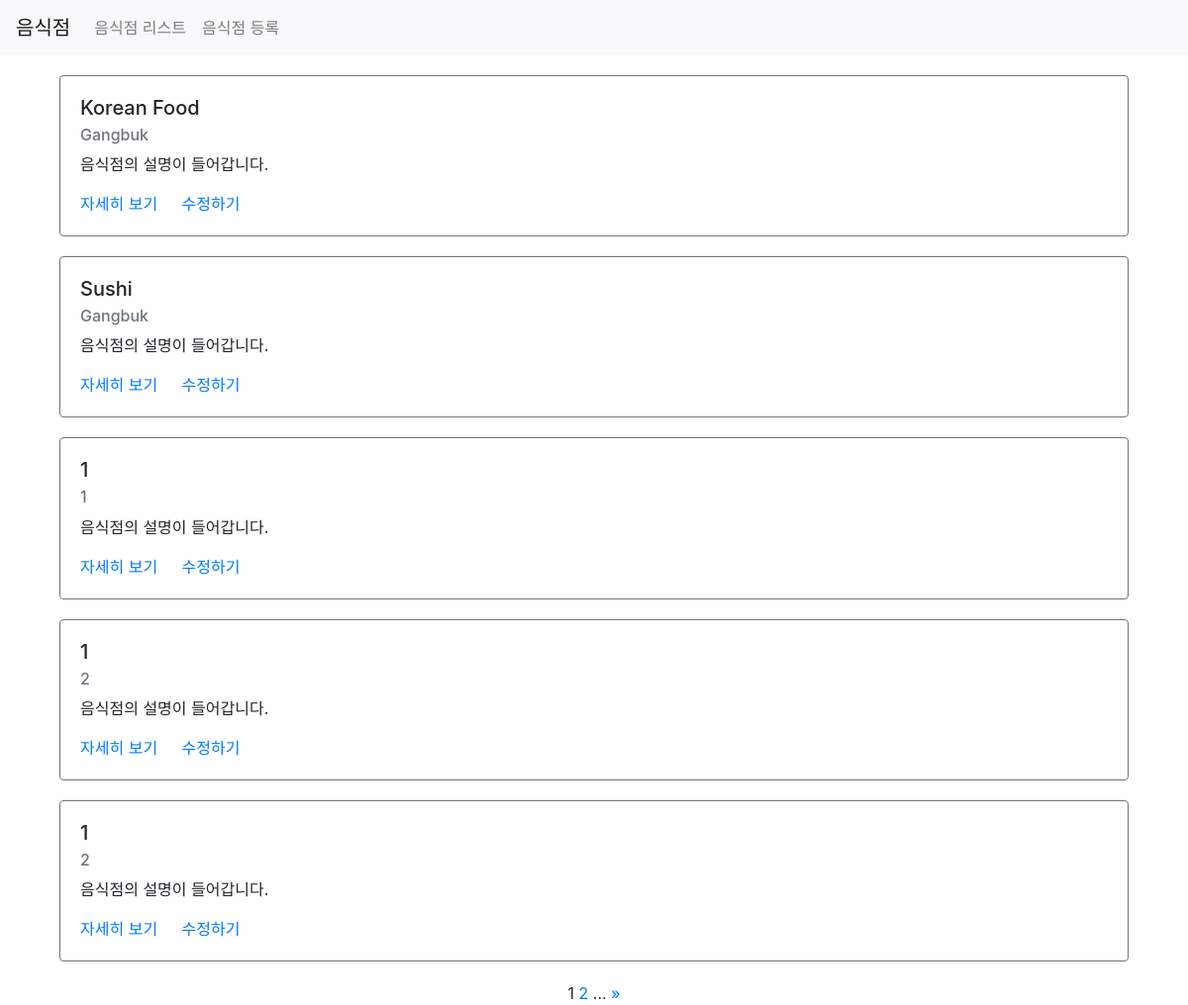
Page /third/list/ on the earlier database version.
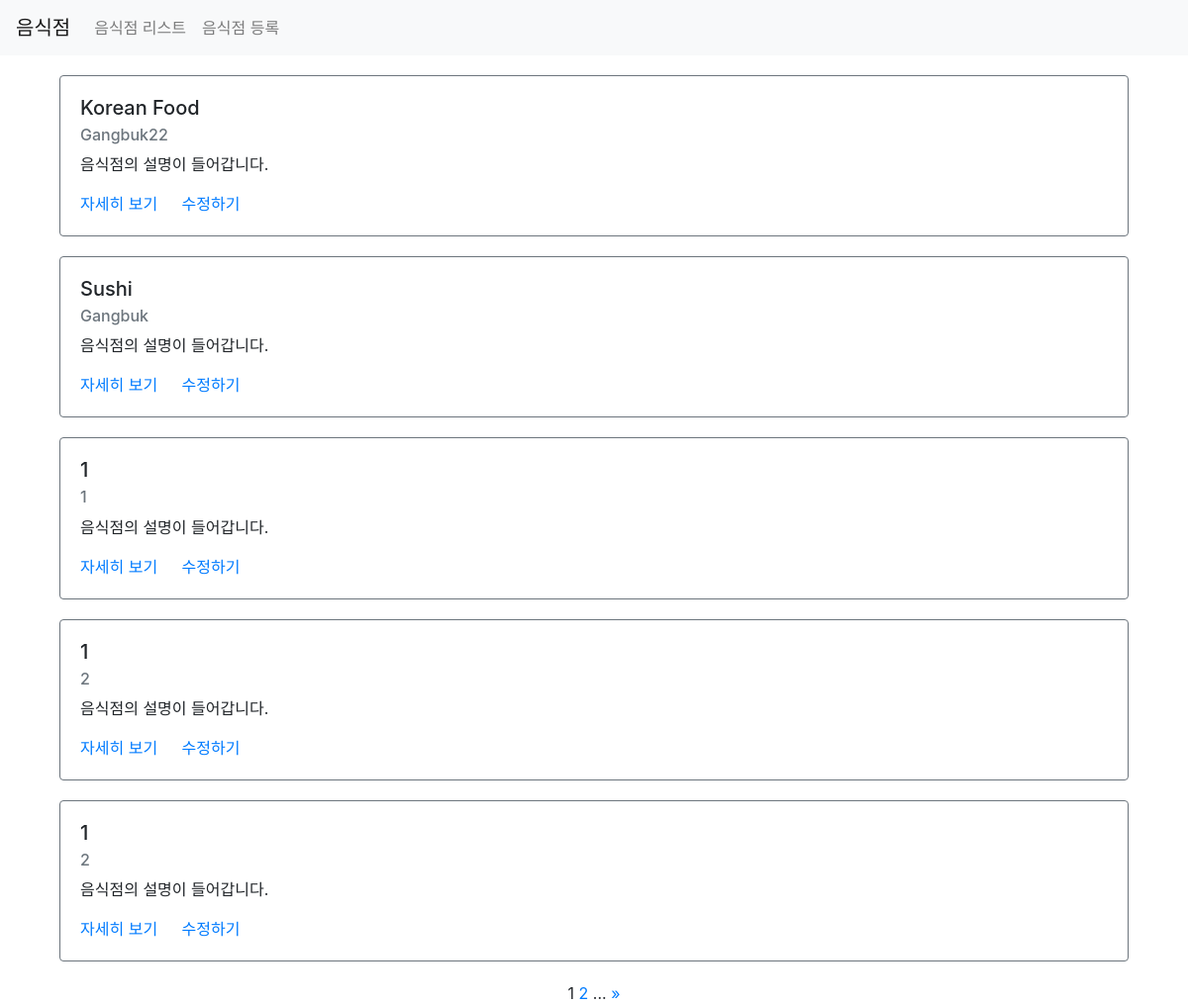
Same page on the later database version.
### third/models.py (models this page shows)
class Restaurant(models.Model):
    name = models.CharField(max_length=30)
    address = models.CharField(max_length=200)
    created_at = models.DateTimeField(auto_now_add=True)
    updated_at = models.DateTimeField(auto_now=True)

### third/views.py (the view)
# urls.py: path('list/', views.list, name="list"),
def list(request):
    restaurants = Restaurant.objects.all()
    paginator = Paginator(restaurants, 5)
    page = request.GET.get('page')  # third.list?page=1
    items = paginator.get_page(page)
    context = {
        'restaurants': items,
    }
    return render(request, 'third/list.html', context)

### third/templates/third/list.html (shortened to what this page needs)
{% extends 'third/base.html' %}
{% load static %}
{% block content %}
<div class="container">
    {% for item in restaurants %}
    <div class="row restaurant-item" style="margin:20px auto;">
        <div class="col-sm-12">
            <div class="card border-secondary">
              <div class="card-body">
                <h5 class="card-title">{{ item.name }}</h5>
                <h6 class="card-subtitle mb-2 text-muted">{{ item.address }}</h6>
                <p class="card-text">음식점의 설명이 들어갑니다.</p>
                <a href="{% url 'restaurant-detail' id=item.id %}" class="card-link">자세히 보기</a>
                <a href="{% url 'restaurant-update' %}?id={{ item.id }}" class="card-link">수정하기</a>
              </div>
            </div>
        </div>
    </div>
    {% endfor %}
    <div class="row">
        <div class="col-sm-12 text-center">
            <div class="pagination">
                <span class="step-links text-center" style="width:100%;">
                    <span class="current">
                        {{ restaurants.number }}
                    </span>
                    {% if restaurants.has_next %}
                        <a href="?page={{ restaurants.next_page_number }}">{{ restaurants.next_page_number }}</a>
                        ...
                        <a href="?page={{ restaurants.paginator.num_pages }}">&raquo;</a>
                    {% endif %}
                </span>
            </div>
        </div>
    </div>
</div>
{% endblock %}

Differences in the rows shown:
changed Restaurant "Korean Food": address "Gangbuk" → "Gangbuk22"
